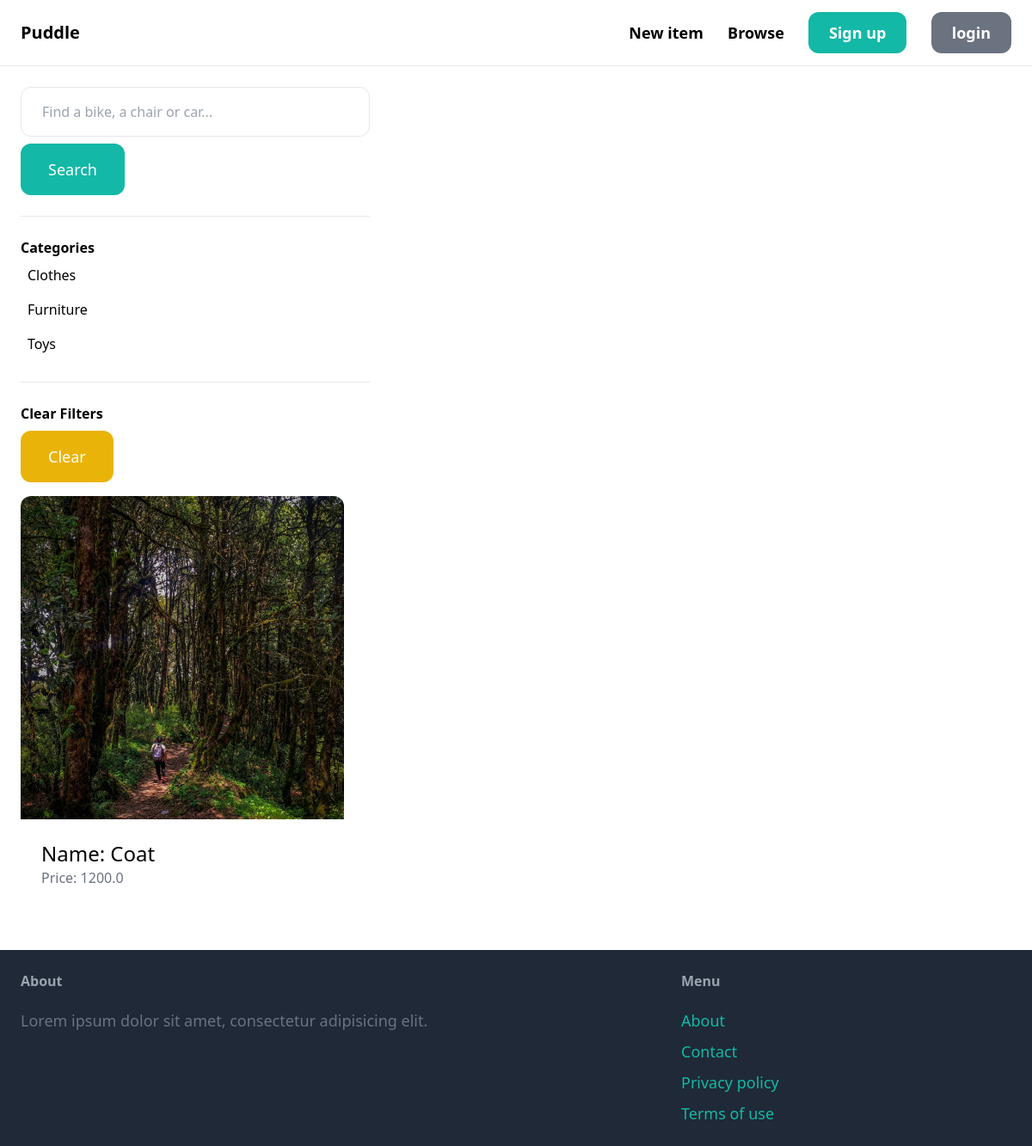
The app's page /items/ with its own data.
### item/models.py (models this page shows, shortened)
class Category(models.Model):
    name = models.CharField(max_length=255)
    class Meta:
        ordering = ('name',)
        verbose_name_plural = 'Categories'

class Item(models.Model):
    category =models.ForeignKey(Category,related_name='items',on_delete=models.CASCADE)
    name = models.CharField(max_length=255)
    description = models.TextField(blank=True, null=True)
    price = models.FloatField()
    image = models.ImageField(upload_to='item_images', blank=True, null=True)
    is_sold = models.BooleanField(default=False)
    created_by = models.ForeignKey(User,related_name='items',on_delete=models.CASCADE)
    created_at = models.DateTimeField(auto_now_add=True)

### item/views.py (the view)
# urls.py: path('',views.items, name='items' ),
def items(request):
    query = request.GET.get('query','')
    category_id = request.GET.get('category',0)
    categories = Category.objects.all()
    items = Item.objects.filter(is_sold=False)
    if category_id:
        items= items.filter(category_id=category_id)
    if query:
        items = items.filter(Q(name_icontains=query) | Q(description_icontains=query))
    return render(request,'item/items.html',{
        'items':items,
        'query':query,
        'categories':categories,
        'category_id':int(category_id),
    })

### item/templates/item/items.html (shortened to what this page needs)
{% extends 'core/base.html' %}
{% block content %}
<div class="pb-6 grid gird-cols-4 gap-4">
  <div class="col-span-1">
    <form method="get" action="{% url 'item:items' %}">
      <input
        name="query"
        class="py-4 w-full px-6 border rounded-xl"
        type="text"
        value="{{query}}"
        placeholder="Find a bike, a chair or car..."
      />
      <button class="mt-2 py-4 px-8 text-lg bg-teal-500 text-white rounded-xl">
        Search
      </button>
    </form>
    <hr class="my-6" />
    <p class="font-semibold">Categories</p>
    <ul>
      {% for category in categories %}
      <li
        class="py-2 px-2 rounded-xl {% if category.id == category_id %} bg-gray-200{%endif%}"
      >
        <a
          href="{% url 'item:items' %}?query={{query}}&category={{category.id}}"
          >{{category.name}}</a
        >
      </li>
      {% endfor %}
    </ul>
    <hr class="my-6" />
    <p class="font-semibold">Clear Filters</p>
    <ul>
      <li>
        <a
          href="{% url 'item:items' %}"
          class="mt-2 py-4 px-8 inline-block bg-yellow-500 text-lg rounded-xl text-white"
          >Clear</a
        >
      </li>
    </ul>
  </div>
  {% for item in items %}
  <div class="col-span-3">
    <div class="grid grid-cols-3 gap-3">
      <div>
        <a href="{% url 'item:detail' item.id %}">
          <div>
            <img src="{{item.image.url}}" class="rounded-t-xl" />
          </div>
          <div class="p-6 bg-white rounded-b-xl">
            <h2 class="text-2xl">Name: {{item.name}}</h2>
            <p class="text-gray-500">Price: {{item.price}}</p>
          </div>
        </a>
      </div>
    </div>
  </div>
  {% endfor %}
</div>
{% endblock %}

### records on screen
Category: name "Clothes"
Category: name "Furniture"
Category: name "Toys"
Item: image (picture), name "Coat", price "1200.0"
